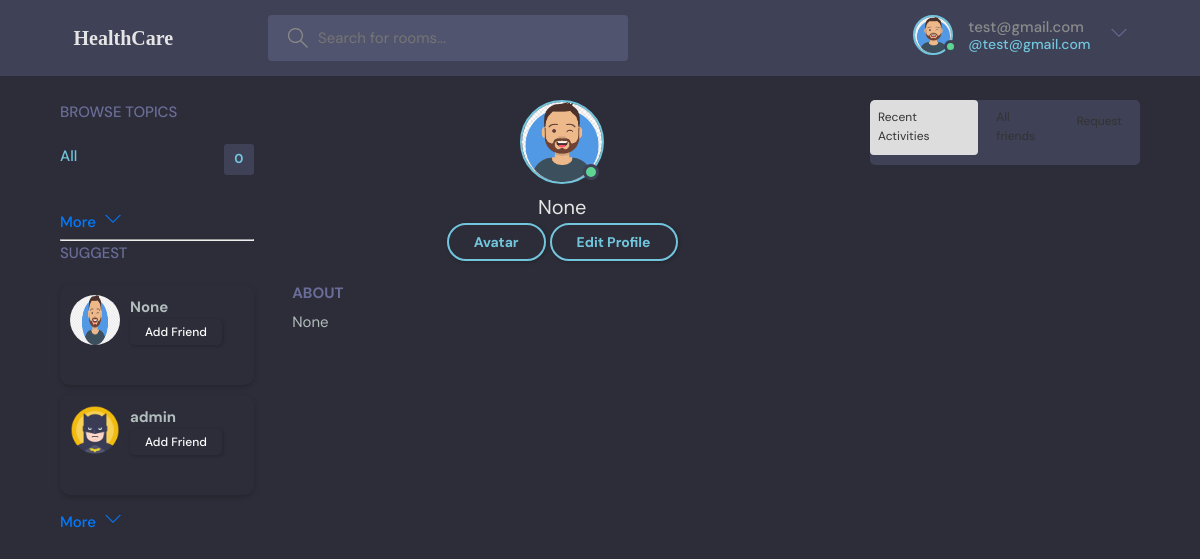
Page /profile/3/ (signed in) on the committed database.
### base/models.py (models this page shows)
class User(AbstractUser):
    name = models.CharField(max_length = 200, null = True)
    email =models.EmailField(unique = True,null =True)
    bio = models.TextField(null = True)
    avatar = models.ImageField(default='defaut1.png',null=True)
    USERNAME_FIELD ='email'
    REQUIRED_FIELDS = []

### base/views.py (the view)
# urls.py: path('profile/<str:pk>/',views.userProfile,name="profile"),
def userProfile(request,pk):
    user = User.objects.get(id=pk)
    friendship = Friendship.objects.filter(
        Q(sender=request.user, receiver=user) | Q(sender=user, receiver=request.user)
    ).first()
    sent = Friendship.objects.filter(receiver=request.user, status='pending')
    accepted_friends = Friendship.objects.filter(Q(sender=request.user, status='accepted') | Q(receiver=request.user, status='accepted'))
    all_users = User.objects.exclude(
    Q(id=request.user.id) |
    Q(friendship_sent__receiver=request.user, friendship_sent__status='accepted') |
    Q(friendship_received__sender=request.user, friendship_received__status='accepted') |
    Q(friendship_sent__receiver=request.user, friendship_sent__status='pending') |
    Q(friendship_received__sender=request.user, friendship_received__status='pending')
    )
    random_users = random.sample(list(all_users), min(5, len(all_users)))
    rooms = user.room_set.all()
    room_message = user.message_set.all()[0:5]
    topic = Topic.objects.all()[0:5]
    context ={'user':user,'rooms':rooms,
              'room_message':room_message,
              'topic':topic ,
              'random_users':random_users ,
              'users':accepted_friends,
              'sent':sent,
              'friendship':friendship,}
    return render(request,'base/profile.html',context)

### base/templates/base/profile.html (shortened to what this page needs)
{% extends 'main.html' %}
{% block content %}
<main class="profile-page layout layout--3">
  <div class="container">
    {% include 'base/topics_compo.html'%}
    <div class="roomList">
      <div class="profile">
        <div class="profile__avatar">
          <div class="image-container">
            <div class="avatar avatar--large active zoomable" id="avatar-image">
              <img src="{{ user.avatar.url }}" alt="Profile Image">
            </div>
          </div>
        </div>
        <div class="profile__info">
          <h3>{{user.name}}</h3>
          {% if request.user == user %}
          <a href="{% url 'update_avatar' %}" class="btn btn--main btn--pill">Avatar</a>
          <a href="{% url 'update-user' %}" class="btn btn--main btn--pill">Edit Profile</a>
          {% else %}
          <a href="{% url 'addFriend' user.id %}" class="btn btn--main btn--pill">Add Friend</a>
          {% endif %}
        </div>
        <div class="profile__about">
          <h3>About</h3>
          <p>
            {{user.bio}}
          </p>
        </div>
      </div>
      {% include 'base/feed.html' %}
    </div>
    {% include 'base/activity.html' %}
</main>
{% endblock content %}

### templates/navbar.html (shortened to what this page needs)
{%load static%}
<header class="header header--loggedIn">
    <div class="container">
        <a href="{% url 'home' %}" class="header__logo">
            <h1 style="font-family: cursive">HealthCare</h1>
        </a>
        <form class="header__search" method="GET" action="{%url 'home'%}">
            <label style="padding: 1.3rem 1rem;">
                <input name="q" placeholder="Search for rooms..." />
            </label>
        </form>
        <nav class="header__menu">
            {%if request.user.is_authenticated%}
            <div class="header__user">
                <a href="{% url 'profile' request.user.id %}">
                    <div class="avatar avatar--medium active">
                        <img src="{{ request.user.avatar.url }}" />
                    </div>
                    <p>{{request.user}} <span>@{{request.user.username}}</span></p>
                </a>
                <button class="dropdown-button">
                    <svg version="1.1" xmlns="http://www.w3.org/2000/svg" width="32" height="32" viewBox="0 0 32 32">
                        <title>chevron-down</title>
                        <path d="M16 21l-13-13h-3l16 16 16-16h-3l-13 13z"></path>
                    </svg>
                </button>
            </div>
            {%else%}
            <a href="{% url 'login' %}">
                <img src="{% static 'images/avatar.svg'%}" alt="">
                <p>Login</p>
            </a>
            {%endif%}
        </nav>
    </div>
</header>

### base/templates/base/suggest.html (shortened to what this page needs)
<div class="topics__header">
  <h2>Suggest</h2>
</div>
<ul class="topics__list">
  {% for r in random_users %}
  <li>
      <div class="friend-item">
          <div class="friend-avatar">
              <a href="{%url 'profile' r.id%}"><img src="{{ r.avatar.url }}" alt="{{ r.name }} Avatar" /></a>
          </div>
          <div class="friend-info">
                <span class="friend-name">{{ r.name }}</span>
              <div class="friend-actions">
                  <a href="{%url 'addFriend' r.id%}">
                      <button class="btn btn--primary">Add Friend</button>
                  </a>
              </div>
          </div>
      </div>
  </li>
  {% endfor %}
</ul>
<a class="btn btn--link" href="{%url 'friend'%}">
  More
  <svg version="1.1" xmlns="http://www.w3.org/2000/svg" width="32" height="32" viewBox="0 0 32 32">
      <title>chevron-down</title>
      <path d="M16 21l-13-13h-3l16 16 16-16h-3l-13 13z"></path>
  </svg>
</a>

### base/templates/base/profile.html (style rules this page uses)
.zoomable { cursor: pointer; transition: transform 0.3s ease; }

### base/templates/base/suggest.html (style rules this page uses)
.topics__list { list-style-type: none; padding: 0; }
.friend-item { display: flex; align-items: center; border-radius: 10px; margin-bottom: 10px; padding: 10px; box-shadow: 0 2px 5px rgba(0,0,0,0.2); }
.friend-avatar img { border-radius: 50%; width: 50px; height: 50px; margin-right: 10px; }
.friend-info { flex-grow: 1; }
.friend-name { font-weight: bold; display: block; }
.friend-actions .btn { text-decoration: none; color: white; padding: 5px 15px; border: none; border-radius: 5px; cursor: pointer; font-size: 1.2rem; }
.btn--link { display: inline-block; color: #007bff; text-decoration: none; padding: 5px 0; }
.btn--link svg { fill: #007bff; margin-left: 5px; }

### rows in the picture
User: user.avatar (picture), user "test@gmail.com", user.username "test@gmail.com", avatar (picture), name "None", bio "None"
User: avatar (picture), name "None"
User: avatar (picture), name "admin"

### other values in the picture
{{ topic.count }} "0"
